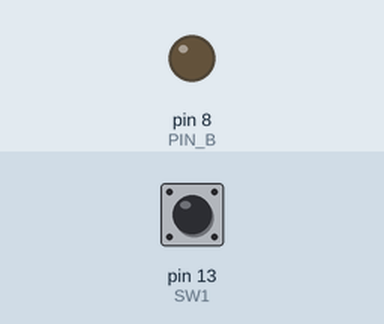
A sketch run on a simulated Arduino Uno, built with avr-gcc and run on an emulated ATmega328P. Shown: output pins drawn as LEDs (lit = HIGH). Inputs (shaded band) come from the test bench; at power-on: pin 13 (SW1) HIGH.

Above: at 1.2 s.
1.3 s: pin 13 (SW1) pulled LOW for 1 s
3.8 s: pin 13 (SW1) pulled LOW for 3.2 s
At 6.1 s:
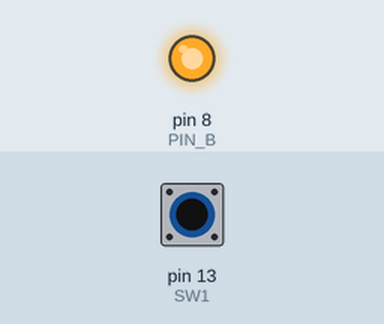
Timing chart, 0 to 8.5 s (numbered marks = the images above; inputs shaded):
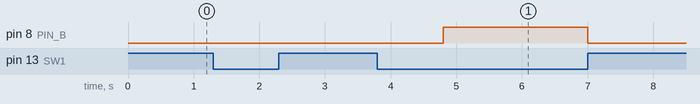

Measured:
- after the input at 3.8 s, pin 8 (PIN_B): LOW → HIGH after 1.0 s, → LOW 2.2 s later

The sketch:

11_ButtonLongPressLed.ino
```cpp
// 예제 11: 버튼 1초 이상 Long Press 감지 및 LED 제어

// 핀 정의
const int SW1 = 13;
const int PIN_B = 8;

// 시간 및 상태 제어 변수를 선언
// 스위치를 누르기 시작한 시점의 시간을 저장할 변수 선언
unsigned long pressStartTime = 0;

// 현재 스위치가 눌려져 있는 상태인지 기록하는 변수 선언(true=눌림 상태)
bool ispressed = false;

void setup() {
  pinMode(SW1, INPUT);
  pinMode(PIN_B, OUTPUT);
}

void loop() {
  // 현재 경과 시간을 실시간으로 now 변수에 저장
  unsigned long now = millis();

  // 현재 스위치의 물리적 상태를 읽기
  int currentSw1State = digitalRead(SW1);

  // 스위치가 눌렸을 때
  if(currentSw1State == LOW){
    if(!ispressed){
    // 처음 눌린 순간
    ispressed = true; // 누름 상태로 전환
    pressStartTime = now; // 현재 시간을 누르기 시작한 시간으로 저장
    }
    else{
      // 이미 누르고 있는 상태
      // 현재 시간과 처음 누른 시간의 차이가 1000ms 이상이면 LED ON
      if(now - pressStartTime >= 1000){
        digitalWrite(PIN_B, HIGH);
      }
    }
  }
  // 스위치에서 손을 뗐을 때(HIGH 상태)
  else{
    ispressed = false;
    digitalWrite(PIN_B, LOW);
  }


}
```
